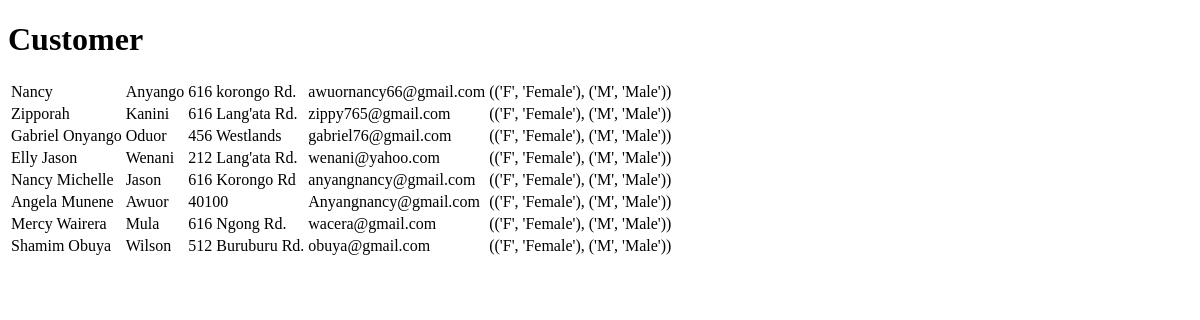
The page /user/ on the database as committed earlier.
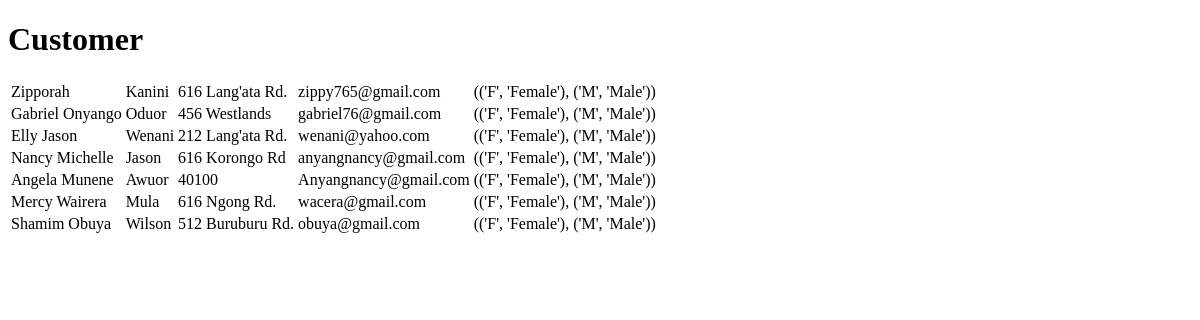
The same page on the database as committed later.
### wallet/models.py (models this page shows)
class User(models.Model):
    firstName = models.CharField(max_length = 20, unique=True)
    lastName = models.CharField(max_length = 20, unique=True)
    address = models.TextField(max_length = 20, unique=True)
    phoneNumber = models.TextField(max_length = 15, unique=True)
    password = models.CharField(max_length = 64, blank=True, null=True)
    email = models.EmailField(max_length = 30, unique=True)
    gender = models.CharField(max_length = 20, blank=True, null=True)
    sex = (('F','Female'),
       ('M','Male'))
    age = models.PositiveSmallIntegerField(null = True, blank=True, default=None)
    country = models.CharField(max_length = 255, null=True, blank=True, default=None)
    regDate = models.DateField(null=True, blank=True, default=None)
    image = models.ImageField(upload_to='profile_pictures/',null=True)

### wallet/views.py (the view)
# urls.py: path("user/", listUser, name = "user_list"),
def listUser (request):
    users = User.objects.all()
    return render(request, 'wallet/customer_list.html', {'users': users})

### wallet/templates/wallet/customer_list.html (shortened to what this page needs)
<!DOCTYPE html>
<html lang="en">
<head>
</head>
<body>
    <h1>Customer</h1>
    <table>
        {% for user in users %}
        <tr>
        <td>{{user.firstName}}</td>
        <td>{{user.lastName}}</td>
        <td>{{user.address}}</td>
        <td>{{user.email}}</td>
        <td>{{user.sex}}</td>
    </tr>
        {% endfor %}
    </table>
</body>
</html>

Rows that differ between the two databases and show on the page:
removed User: firstName "Nancy", lastName "Anyango", address "616 korongo Rd.", email "awuornancy66@gmail.com", sex "(('F', 'Female'), ('M', 'Male'))"
